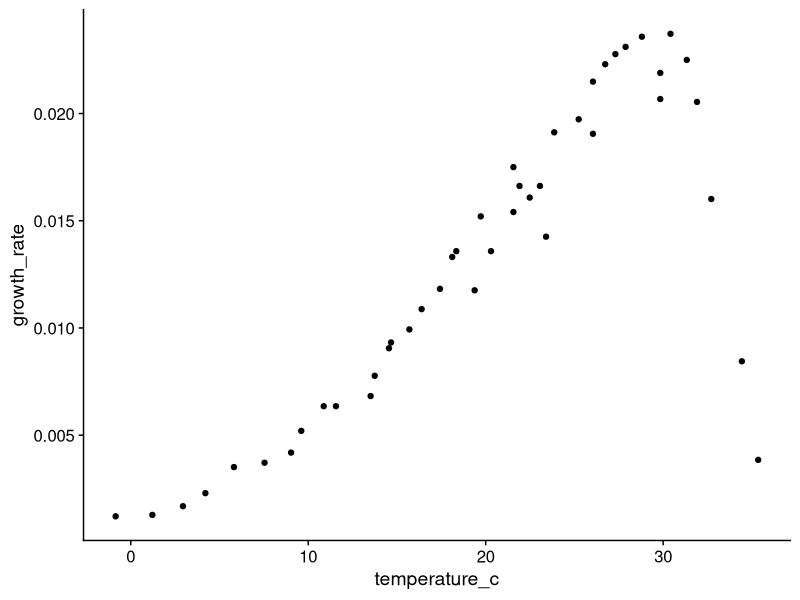
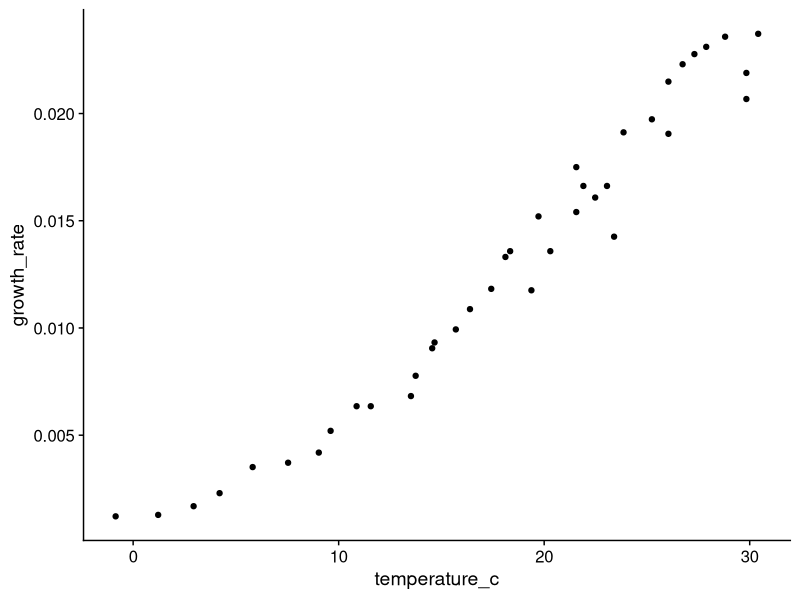
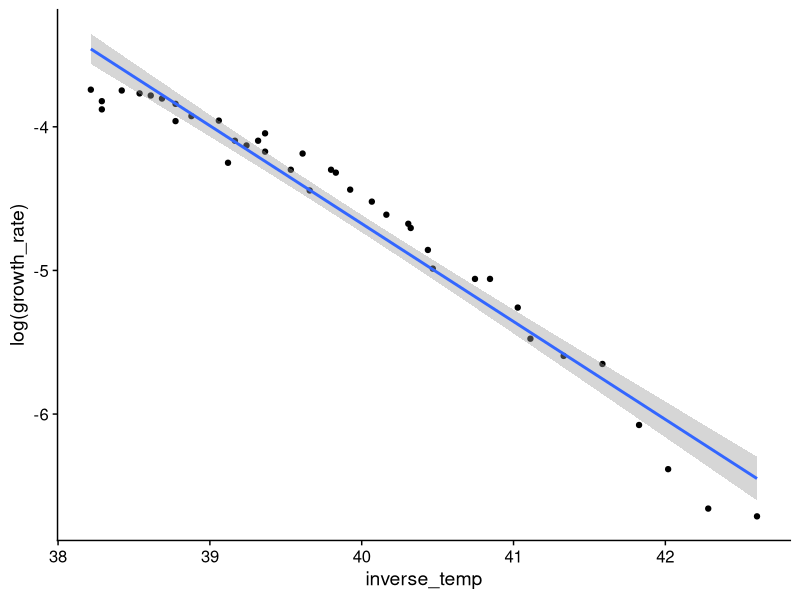

The R script that drew these images, in order:


#### MTE equations exploring (following Chapter 2 in Brown et al. Scaling textbook)
library(tidyverse)
library(cowplot)
theme_set(theme_cowplot())



gr <- read_csv("growth-rates.csv", col_names = c("temperature_k", "growth_rate")) %>% 
  mutate(temperature_c = temperature_k -273.15)

##plot data
k <- 8.62*(10^-5) ### boltzman's constant

### this is the same as Figure 2.5a
gr %>% 
  ggplot(aes(x = temperature_c, y = growth_rate)) + geom_point()


gr %>% 
  filter(growth_rate == max(growth_rate)) %>% View ### find the optimal temperature for growth, to use to subset the dataset to growth rates only in the rising portion of the curve

gr_rising <- gr %>% 
  filter(temperature_c < 30.41322) %>% 
  mutate(inverse_temp = 1/(k*temperature_k)) ### this is the wonky inverse temperature you see on MTE plots


### plot growth rates in the rising portion of the curve
gr_rising %>% 
  ggplot(aes(x = temperature_c, y = growth_rate)) + geom_point()



### this is the same as Figure 2.5b
gr_rising %>% 
  ggplot(aes(x = inverse_temp, y = log(growth_rate))) + geom_point() +geom_smooth(method = "lm")

ea_fit <- lm(log(growth_rate) ~ inverse_temp, data = gr_rising)


summary(ea_fit) ### the slope here (inverse_temp coefficient is the activation energy, E, slightly off from the -0.66 you see in the textbook, probably because of digitizing error and my cutoff for suboptimal temps is slightly different than theirs)


